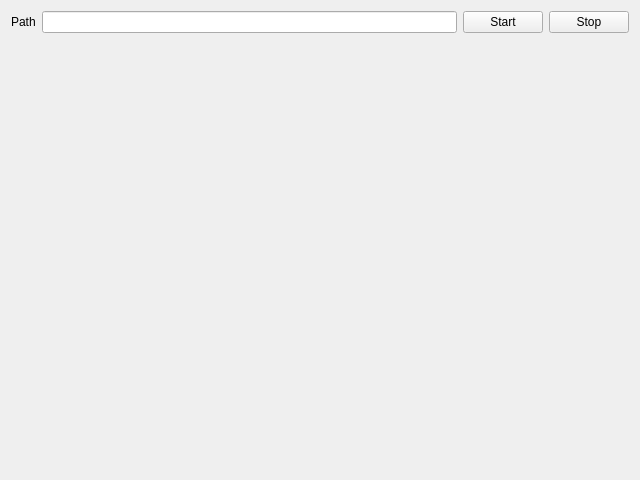
<?xml version="1.0" encoding="UTF-8"?>
<ui version="4.0">
 <class>ImageFeedUi</class>
 <widget class="QWidget" name="ImageFeedUi">
  <property name="geometry">
   <rect>
    <x>0</x>
    <y>0</y>
    <width>640</width>
    <height>480</height>
   </rect>
  </property>
  <property name="windowTitle">
   <string>Form</string>
  </property>
  <layout class="QVBoxLayout" name="verticalLayout_2">
   <item>
    <layout class="QVBoxLayout" name="verticalLayout">
     <item>
      <layout class="QHBoxLayout" name="horizontalLayout">
       <item>
        <widget class="QLabel" name="label">
         <property name="text">
          <string>Path</string>
         </property>
        </widget>
       </item>
       <item>
        <widget class="QLineEdit" name="pathEdit"/>
       </item>
       <item>
        <widget class="QPushButton" name="startButton">
         <property name="text">
          <string>Start</string>
         </property>
        </widget>
       </item>
       <item>
        <widget class="QPushButton" name="stopButton">
         <property name="text">
          <string>Stop</string>
         </property>
        </widget>
       </item>
      </layout>
     </item>
    </layout>
   </item>
   <item>
    <spacer name="verticalSpacer">
     <property name="orientation">
      <enum>Qt::Vertical</enum>
     </property>
     <property name="sizeHint" stdset="0">
      <size>
       <width>20</width>
       <height>40</height>
      </size>
     </property>
    </spacer>
   </item>
  </layout>
 </widget>
 <resources/>
 <connections/>
</ui>
